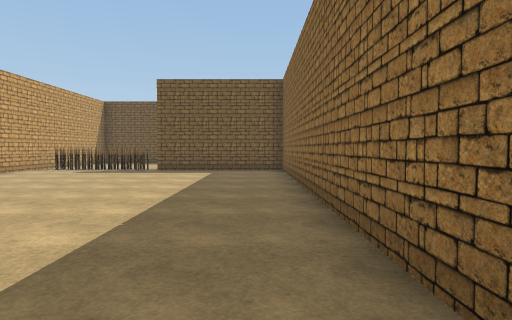
View 1 (above)

24 first-person views from a walk through a scene from a Unity 3-D project. The camera is 1.5 m above the floor, tilts 2° down and sees 75° across. The floor is counted in squares, 2 m on a side. Each view is taken from the middle of a square. On the plan, view 1 faces up. The plan holds only what a view shows up to about 11 squares ahead; the rest is blank. The player character is not drawn. Some surface patterns are stand-ins.

View 2
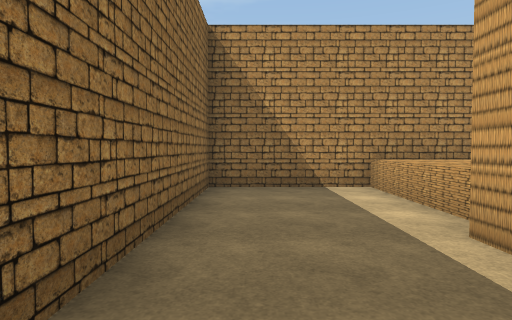

View 3
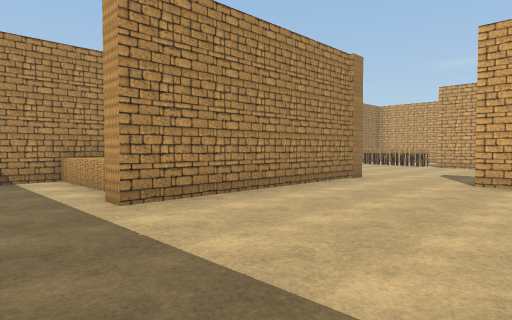

View 4
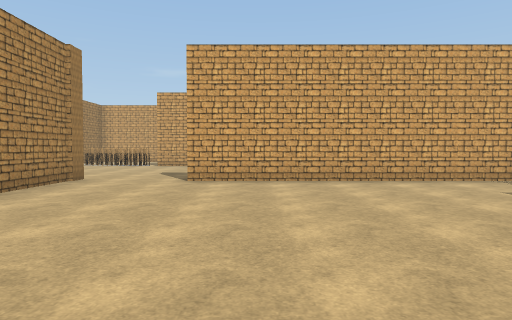

View 5
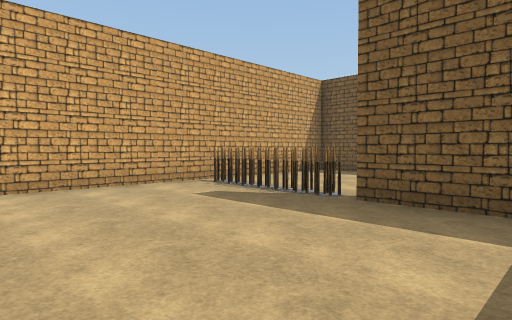

View 6
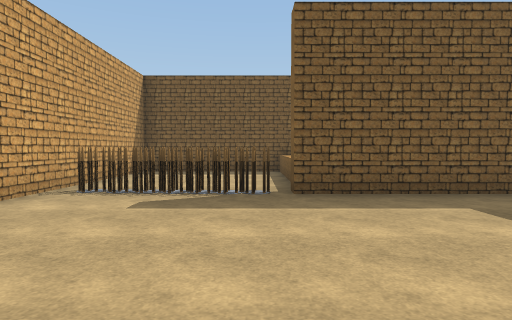

View 7
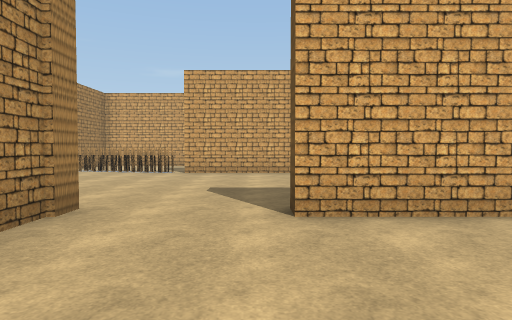

View 8
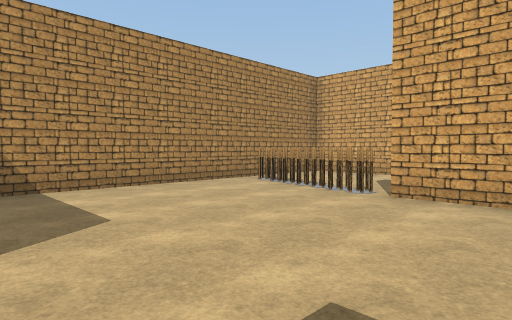

View 9
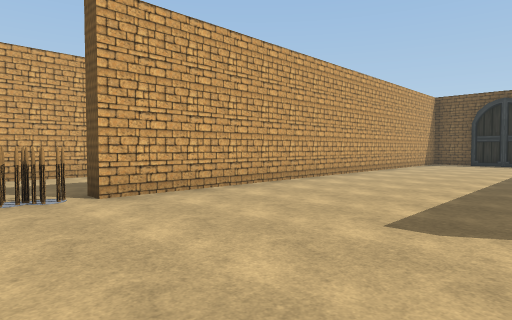

View 10
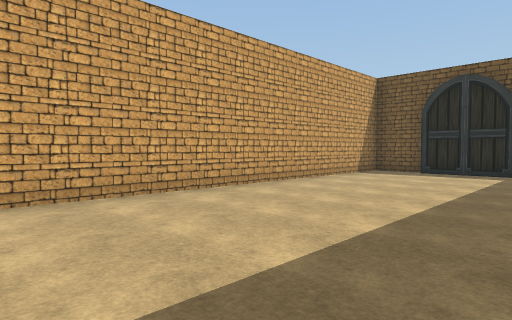

View 11
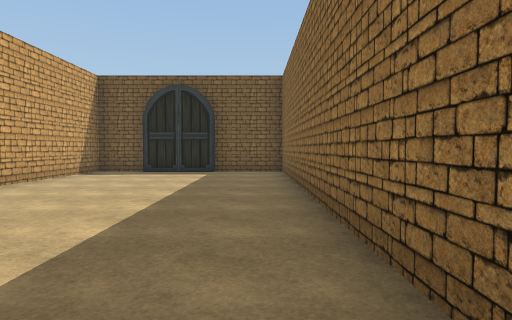

View 12
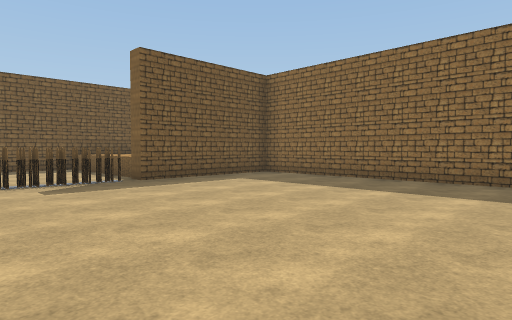

View 13
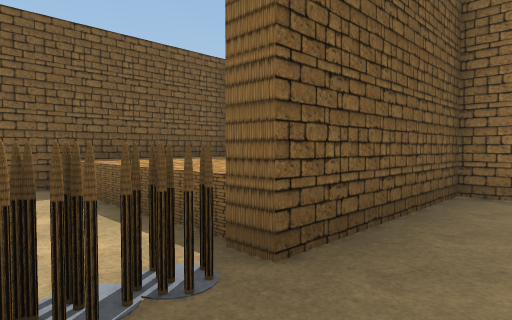

View 14
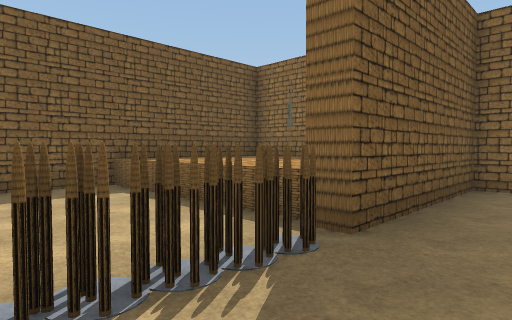

View 15
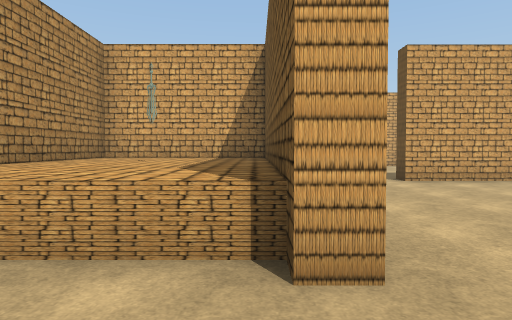

View 16
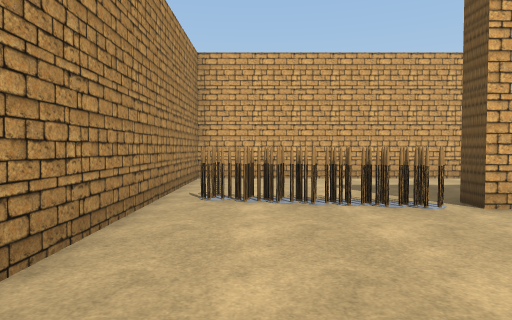

View 17
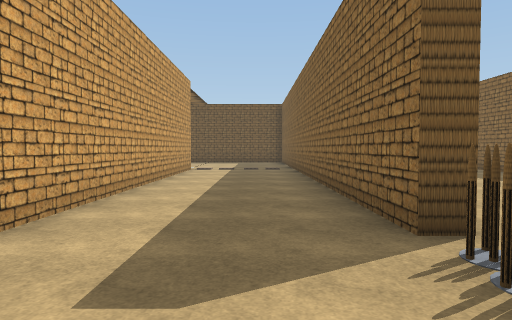

View 18
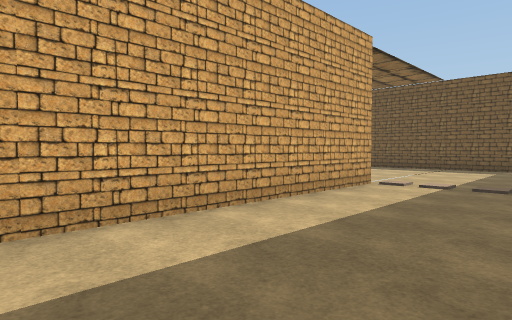

View 19
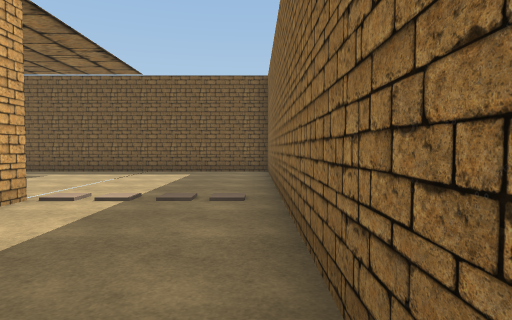

View 20
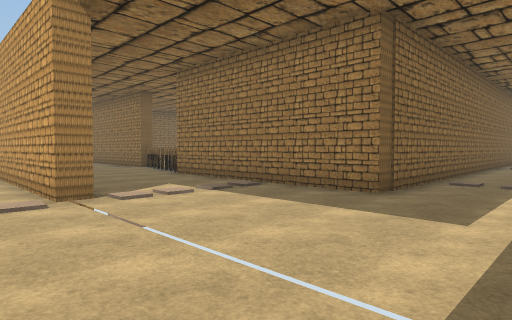

View 21
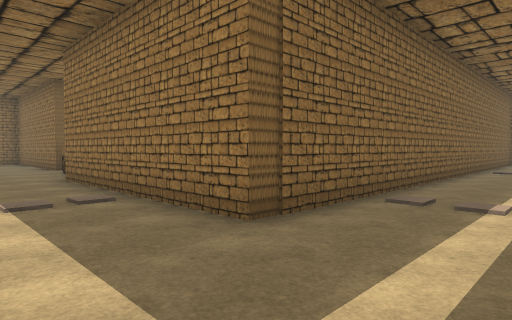

View 22
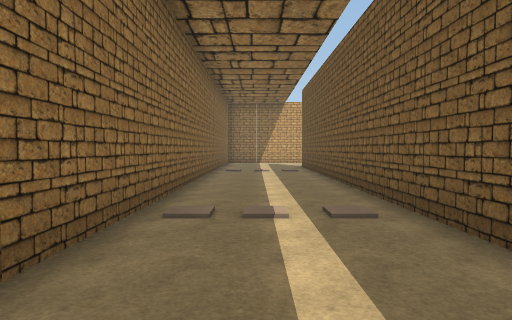

View 23
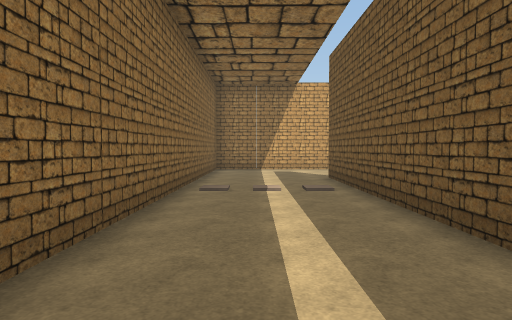

View 24
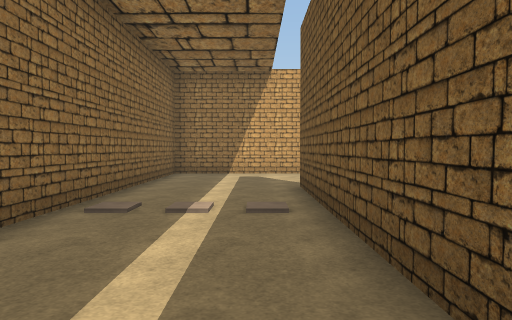

### Floor plan
Key: @ floor where view 1 was taken; # wall or solid block; x gap in a wall; . floor; ^ raised ledge; S spikes; G gate; C cube; O other object.
Columns run from 38 left of view 1 to 1 right of it. Each row starts with its distance up from view 1.
 17 #...######################GG############
 16 #.....C......C..........#.....#....^^^^^
 15 #.....C......C..........#.....#....^^^O^
 14 #.....C......C..........#.....#....^^^
 13 ########## #####........#.....# ...^^
 12                #........#.....#SSSS####^
 11                #CCCCCCCC#.....#........#
 10                #...#....#.....#........#
  9                #...#....#.....#........#
  8                #...#....#.....#........#
  7                O...#....#.....#........#
  6                 .. #....#.....#........#
  5                O.. #....#.....#........#
  4                ..  #....#..............#
  3                ..  #....#..............#
  2                    #....x..............#
  1                    #....S.....######^..#
  0                    #...S......#^^^^^..@#
 -1                    #...S..... #^^^^^...#
 -2                    #...S..... #^^^^^...#
 -3                    ##########    ^^^####

Positions as (right, up) in squares from view 1, and headings:
1: (0, 0), facing up
2: (0, 4), facing down
3: (0, 6), facing down-left
4: (0, 6), facing left
5: (-1, 7), facing up-left
6: (-4, 6), facing up
7: (-4, 4), facing left
8: (-9, 4), facing down-left
9: (-9, 0), facing up-left
10: (-9, 6), facing up-left
11: (-9, 6), facing up
12: (-7, 4), facing up-right
13: (-5, 10), facing up-right
14: (-6, 10), facing up-right
15: (0, 1), facing left
16: (-10, -1), facing left
17: (-16, -1), facing up
18: (-15, 4), facing up-left
19: (-15, 6), facing up
20: (-17, 16), facing down-left
21: (-20, 16), facing down-left
22: (-21, 15), facing left
23: (-26, 15), facing left
24: (-28, 16), facing left
